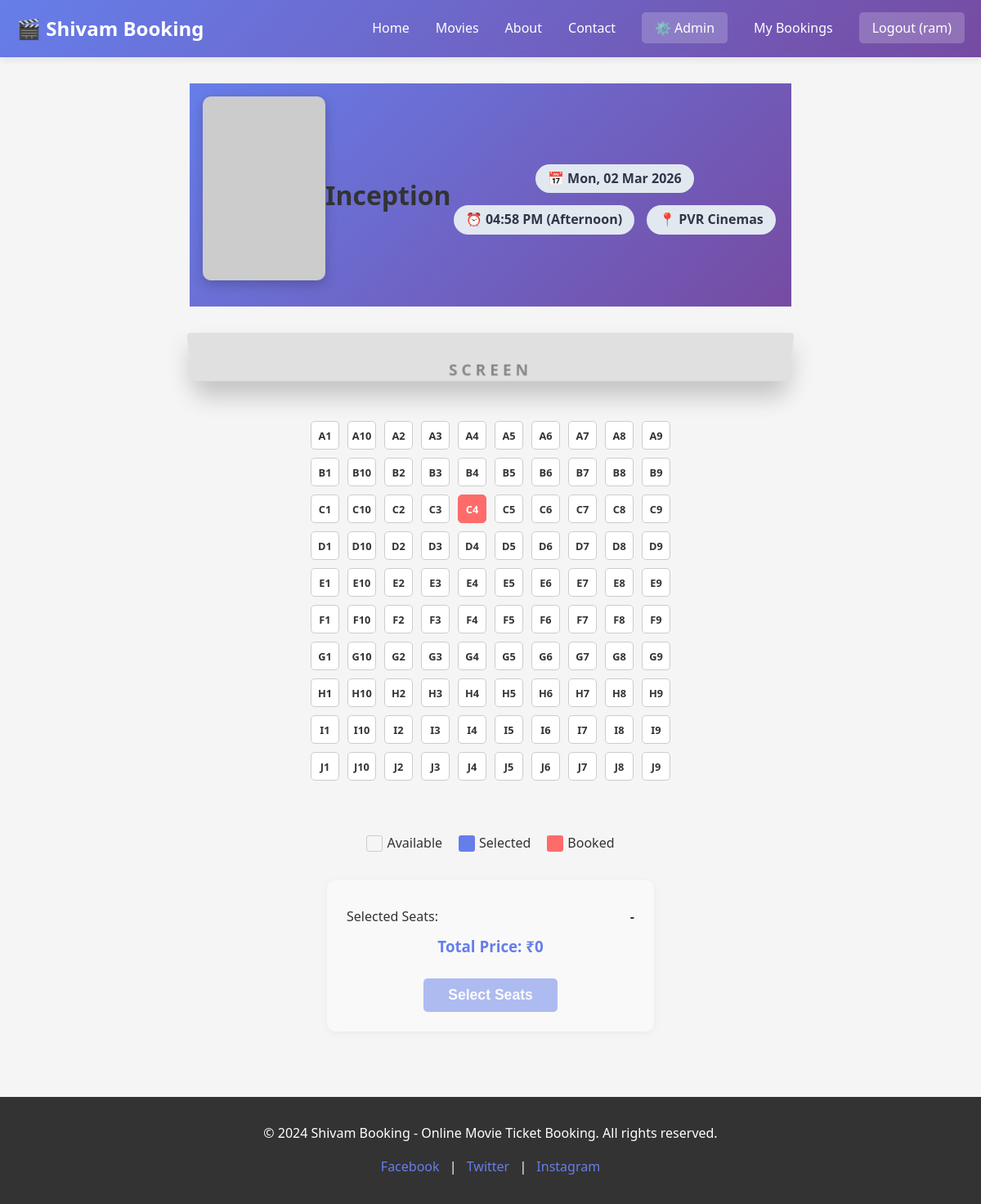
Before: /book/30 (signed in) with the older database file.
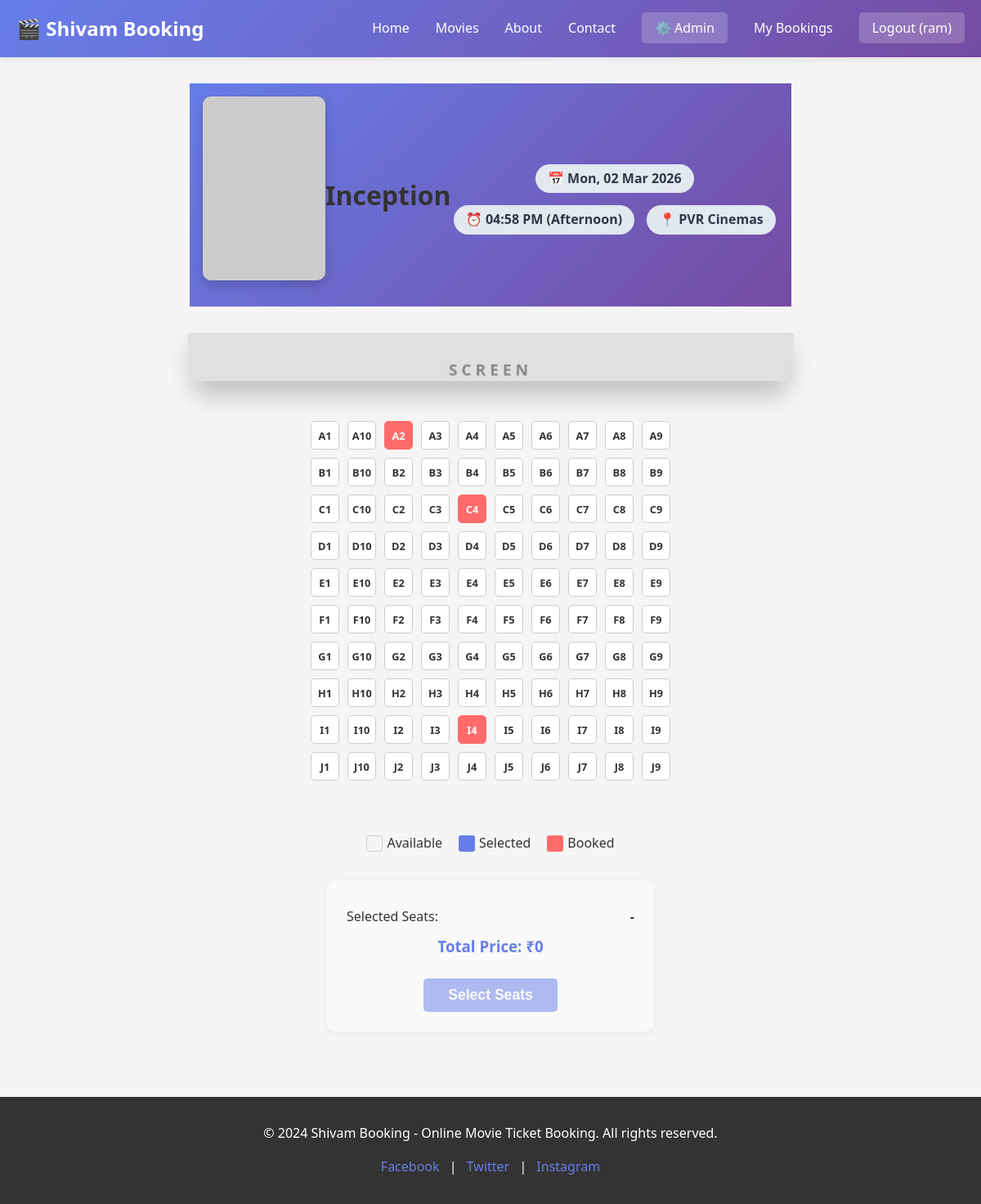
After: the same page with the newer database file.
### tables this page shows
CREATE TABLE seats (
                id INTEGER PRIMARY KEY AUTOINCREMENT,
                show_id INTEGER NOT NULL,
                seat_number TEXT NOT NULL,
                is_booked INTEGER DEFAULT 0,
                booked_by INTEGER,
                UNIQUE(show_id, seat_number),
                FOREIGN KEY(show_id) REFERENCES shows(id),
                FOREIGN KEY(booked_by) REFERENCES users(id)
            );

### app/routes.py (the view)
@booking_bp.route('/book/<int:show_id>')
def book_seats(show_id):
    if 'user_id' not in session:
        return redirect(url_for('auth.login'))
    show = Show.get_show_by_id(show_id)
    movie = Movie.get_movie_by_id(show[1])
    seats = Show.get_all_seats(show_id)
    show_dt = datetime.fromisoformat(show[3])
    show_date = show_dt.strftime('%a, %d %b %Y')
    show_time = show_dt.strftime('%I:%M %p')
    hour = show_dt.hour
    if hour < 12:
        shift = "Morning"
    elif 12 <= hour < 17:
        shift = "Afternoon"
    elif 17 <= hour < 21:
        shift = "Evening"
    else:
        shift = "Night"
    seats_list = []
    for seat in seats:
        seats_list.append({
            'id': seat[0],
            'seat_number': seat[2],
            'is_booked': bool(seat[3])
        })
    return render_template('book_seats.html', show_id=show_id, movie=movie,
                         show=show, seats=seats_list, show_date=show_date, show_time=show_time, shift=shift,
                         is_logged_in=True, username=session.get('username'))

### app/models.py (called while the page is built)
    @staticmethod
    def get_movie_by_id(movie_id):
        conn = sqlite3.connect(DATABASE, timeout=30)
        try:
            cursor = conn.cursor()
            cursor.execute('SELECT * FROM movies WHERE id = ?', (movie_id,))
            return cursor.fetchone()
        finally:
            conn.close()

    @staticmethod
    def get_show_by_id(show_id):
        conn = sqlite3.connect(DATABASE, timeout=30)
        try:
            cursor = conn.cursor()
            cursor.execute('SELECT * FROM shows WHERE id = ?', (show_id,))
            return cursor.fetchone()
        finally:
            conn.close()

    @staticmethod
    def get_all_seats(show_id):
        conn = sqlite3.connect(DATABASE, timeout=30)
        try:
            cursor = conn.cursor()
            cursor.execute('SELECT * FROM seats WHERE show_id = ?', (show_id,))
            return cursor.fetchall()
        finally:
            conn.close()

### templates/book_seats.html (shortened to what the changed rows need)
{% extends 'base.html' %}  {% block content %}
<div class="container" style="max-width: 800px; padding: 2rem">
  <div class="booking-header" style="text-align: center; margin-bottom: 2rem">
    <h1 style="color: #333">{{ movie[1] }}</h1>
  </div>
  <div
    class="seats-container"
    style="display: flex; justify-content: center; margin-bottom: 2rem"
  >
    <div
      class="seats-grid"
      style="display: grid; grid-template-columns: repeat(10, 1fr); gap: 10px"
    >
      {% for seat in seats %}
      <div
        class="seat {% if seat.is_booked %}booked{% endif %}"
        data-seat="{{ seat.seat_number }}"
        onclick="toggleSeat(this)"
        style="
          width: 35px;
          height: 35px;
          border: 1px solid #ccc;
          border-radius: 5px;
          display: flex;
          align-items: center;
          justify-content: center;
          font-size: 0.8rem;
          cursor: pointer;
          transition: all 0.2s;
          background: white;
        "
      >
        {{ seat.seat_number }}
      </div>
      {% endfor %}
    </div>
  </div>
</div>
{% endblock %}

Changed rows visible on the page:
changed seats (number 3 of 100 on the later page): is_booked 0 → 1 (drawn)
changed seats (number 85 of 100 on the later page): is_booked 0 → 1 (drawn)
